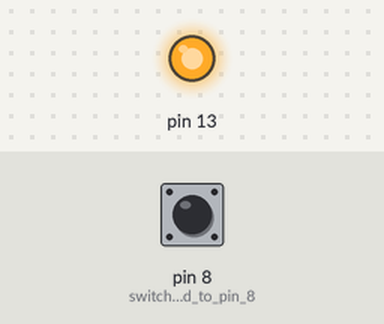
Bench run of a sketch on a simulated Arduino Uno, built with avr-gcc and run on an emulated ATmega328P. Parts: output pins drawn as LEDs (lit = HIGH). The test bench sets the inputs (shaded band); at power-on: pin 8 (switch_connected_to_pin_8) HIGH.

Above: at 1.2 s.
1.3 s: pin 8 (switch_connected_to_pin_8) pulled LOW for 0.15 s
At 1.4 s:
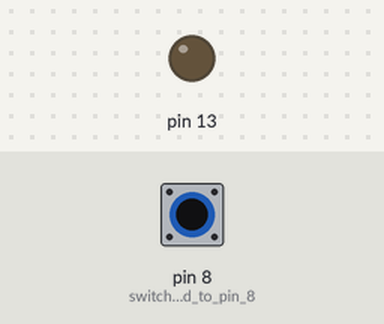
3.0 s: pin 8 (switch_connected_to_pin_8) pulled LOW for 3.2 s
At 7.3 s:
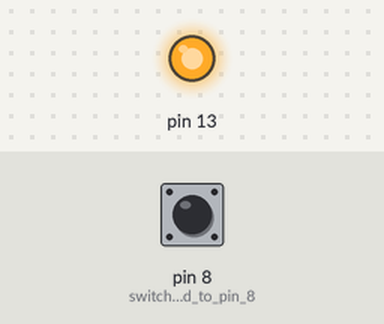
Timing chart, 0 to 8.8 s (numbered marks = the images above; inputs shaded):
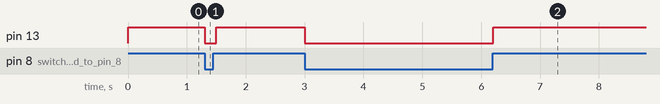

Measured:
- after the input at 1.3 s, pin 13: HIGH → LOW at once, → HIGH 0.20 s later
- after the input at 3.0 s, pin 13: HIGH → LOW at once, → HIGH 3.2 s later

The sketch:

sketch_jan13a.ino
```cpp
void setup() {
  pinMode(8, INPUT_PULLUP); // switch connected to pin 8
  pinMode(13, OUTPUT);
}

void loop() {
  int value=digitalRead(8); // to read the switcheroo
  digitalWrite(13,value); // Show switch on led
  delay(100);
}
```
